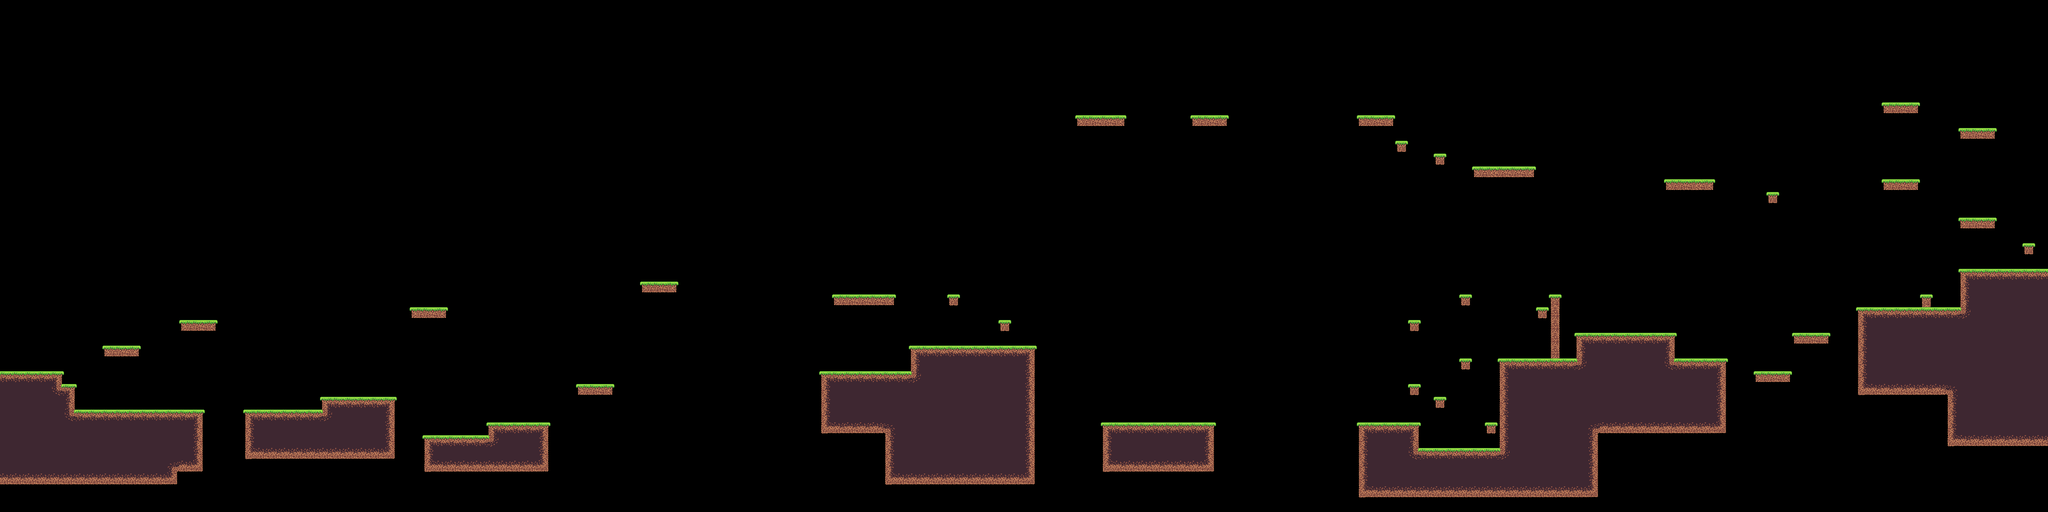

Below is a game level as drawn by its tile map, then a one-line description and the .tmx that defines it (tile-layer data replaced by summaries):
An orthogonal 160x40 tile map with 32x32 px tiles, 2 tile layers (Ground, Floating), 2 tilesets and 44 objects (29x vegetation, 5x fan_platform, 5x pig, 3x platform, finish_flag, ...).

<map version="1.10" tiledversion="1.10.2" orientation="orthogonal" renderorder="right-down" width="160" height="40" tilewidth="32" tileheight="32" infinite="0" nextlayerid="5" nextobjectid="59">
 <tileset firstgid="1" source="tilesetgrass.tsx" />
 <tileset firstgid="41" source="TreesAndGrass.tsx" />
 <layer id="1" name="Ground" width="160" height="40">
  <data>[6400 cells, 786 non-empty, 18 distinct tile ids]</data>
 </layer>
 <layer id="3" name="Floating" width="160" height="40">
  <data>[6400 cells, 58 non-empty, 4 distinct tile ids]</data>
 </layer>
 <objectgroup id="4" name="Objects">
  <object id="11" name="fan_platform" x="640.477" y="812.721" width="285.732" height="12.8309">
   <properties>
    <property name="moving" type="bool" value="true" />
    <property name="speed" type="int" value="100" />
   </properties>
  </object>
  <object id="14" name="fan_platform" x="1195.21" y="603.294" width="17.3218" height="237.175">
   <properties>
    <property name="moving" type="bool" value="true" />
    <property name="speed" type="int" value="50" />
   </properties>
  </object>
  <object id="15" name="fan_platform" x="1623.04" y="969.056" width="332.215" height="10.0671">
   <properties>
    <property name="speed" type="int" value="120" />
   </properties>
  </object>
  <object id="16" name="platform" x="1878.08" y="725.208">
   <point />
  </object>
  <object id="17" name="pig" x="704" y="1024">
   <point />
  </object>
  <object id="19" name="pig" x="1152" y="1088">
   <point />
  </object>
  <object id="20" name="pig" x="3456" y="1056">
   <point />
  </object>
  <object id="21" name="pig" x="2176" y="928">
   <point />
  </object>
  <object id="22" name="pig" x="4032" y="832">
   <point />
  </object>
  <object id="23" name="finish_flag" x="2720" y="288">
   <point />
  </object>
  <object id="24" name="big_tree" type="vegetation" gid="42" x="352" y="1024" width="95" height="96" />
  <object id="25" name="big_tree" type="vegetation" gid="42" x="0" y="928" width="95" height="96" />
  <object id="26" name="small_tree" type="vegetation" gid="41" x="1248" y="1056" width="96" height="96" />
  <object id="27" name="small_tree" type="vegetation" gid="41" x="1024" y="768" width="96" height="96" />
  <object id="28" name="big_tree" type="vegetation" gid="42" x="2080" y="928" width="95" height="96" />
  <object id="29" name="small_tree" type="vegetation" gid="41" x="2336" y="864" width="96" height="96" />
  <object id="30" name="bush" type="vegetation" gid="43" x="2464" y="864" width="32" height="32" />
  <object id="31" name="bush" type="vegetation" gid="43" x="2208" y="928" width="32" height="32" />
  <object id="32" name="bush" type="vegetation" gid="43" x="1088" y="1088" width="32" height="32" />
  <object id="33" name="bush" type="vegetation" gid="43" x="480" y="800" width="32" height="32" />
  <object id="34" name="bush" type="vegetation" gid="43" x="224" y="1024" width="32" height="32" />
  <object id="35" name="grass" type="vegetation" gid="44" x="864" y="992" width="32" height="32" />
  <object id="36" name="grass" type="vegetation" gid="44" x="1216" y="1056" width="32" height="32" />
  <object id="37" name="grass" type="vegetation" gid="44" x="1472" y="960" width="32" height="32" />
  <object id="38" name="grass" type="vegetation" gid="44" x="2080" y="736" width="32" height="32" />
  <object id="39" name="grass" type="vegetation" gid="44" x="2176" y="736" width="32" height="32" />
  <object id="40" name="grass" type="vegetation" gid="44" x="1664" y="704" width="32" height="32">
   <properties>
    <property name="Class" value="vegetation" />
   </properties>
  </object>
  <object id="41" name="player" x="308.33" y="995.152">
   <point />
  </object>
  <object id="43" name="fan_platform" x="3102.18" y="1072.22" width="199.84" height="5.50245">
   <properties>
    <property name="speed" type="int" value="220" />
   </properties>
  </object>
  <object id="44" name="fan_platform" x="4569.38" y="280.61" width="14.9992" height="230.207">
   <properties>
    <property name="moving" type="bool" value="true" />
    <property name="speed" type="int" value="100" />
   </properties>
  </object>
  <object id="45" name="platform" x="3962.55" y="460.723">
   <point />
  </object>
  <object id="46" name="platform" x="3230.8" y="247.019">
   <point />
  </object>
  <object id="47" name="bush" type="vegetation" gid="43" x="2848" y="1056" width="32" height="32" />
  <object id="48" name="bush" type="vegetation" gid="43" x="3488" y="1056" width="32" height="32" />
  <object id="49" name="bush" type="vegetation" gid="43" x="4064" y="832" width="32" height="32" />
  <object id="50" name="bush" type="vegetation" gid="43" x="4704" y="768" width="32" height="32" />
  <object id="51" name="small_tree" type="vegetation" gid="41" x="2944" y="1056" width="96" height="96" />
  <object id="52" name="small_tree" type="vegetation" gid="41" x="3392" y="288" width="96" height="96" />
  <object id="53" name="big_tree" type="vegetation" gid="42" x="4928" y="672" width="95" height="96" />
  <object id="54" name="big_tree" type="vegetation" gid="42" x="4192" y="896" width="95" height="96" />
  <object id="55" name="bush" type="vegetation" gid="43" x="3008" y="288" width="32" height="32" />
  <object id="56" name="grass" type="vegetation" gid="44" x="2912" y="1056" width="32" height="32" />
  <object id="57" name="grass" type="vegetation" gid="44" x="3648" y="736" width="32" height="32" />
  <object id="58" name="grass" type="vegetation" gid="44" x="3680" y="416" width="32" height="32" />
 </objectgroup>
</map>
